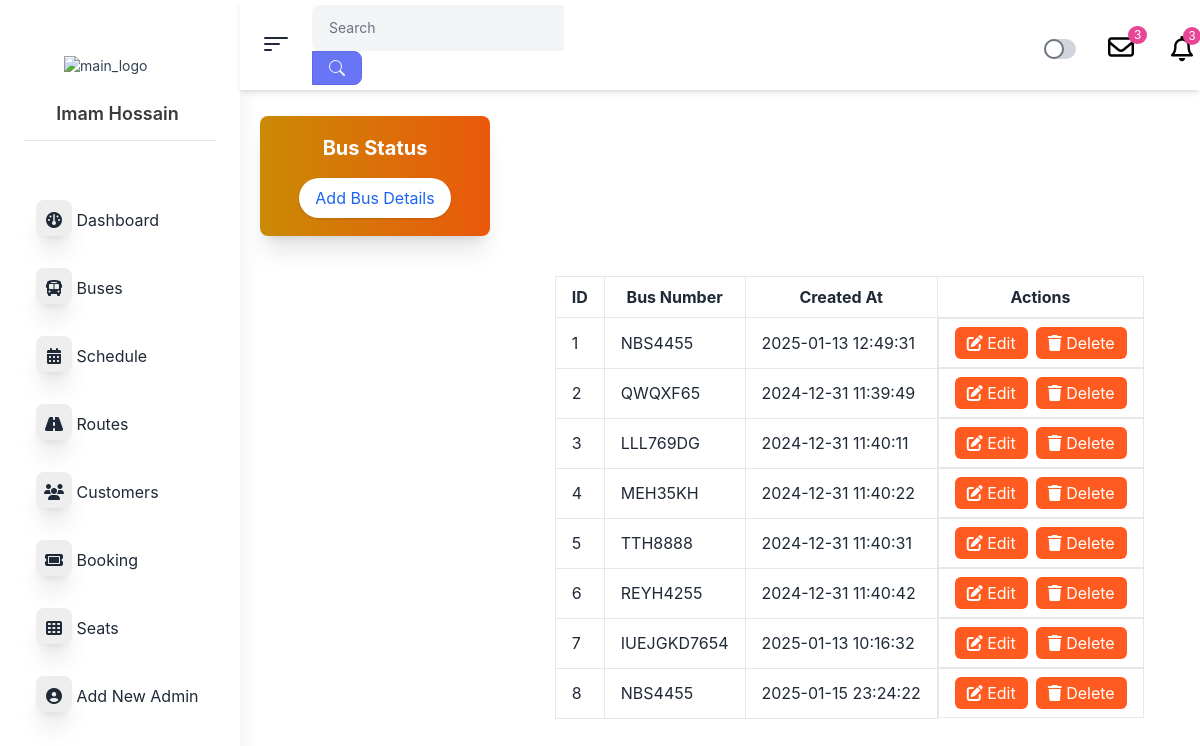
The app's page /AdminPanle/dashboard.php?pages=buses, older data.
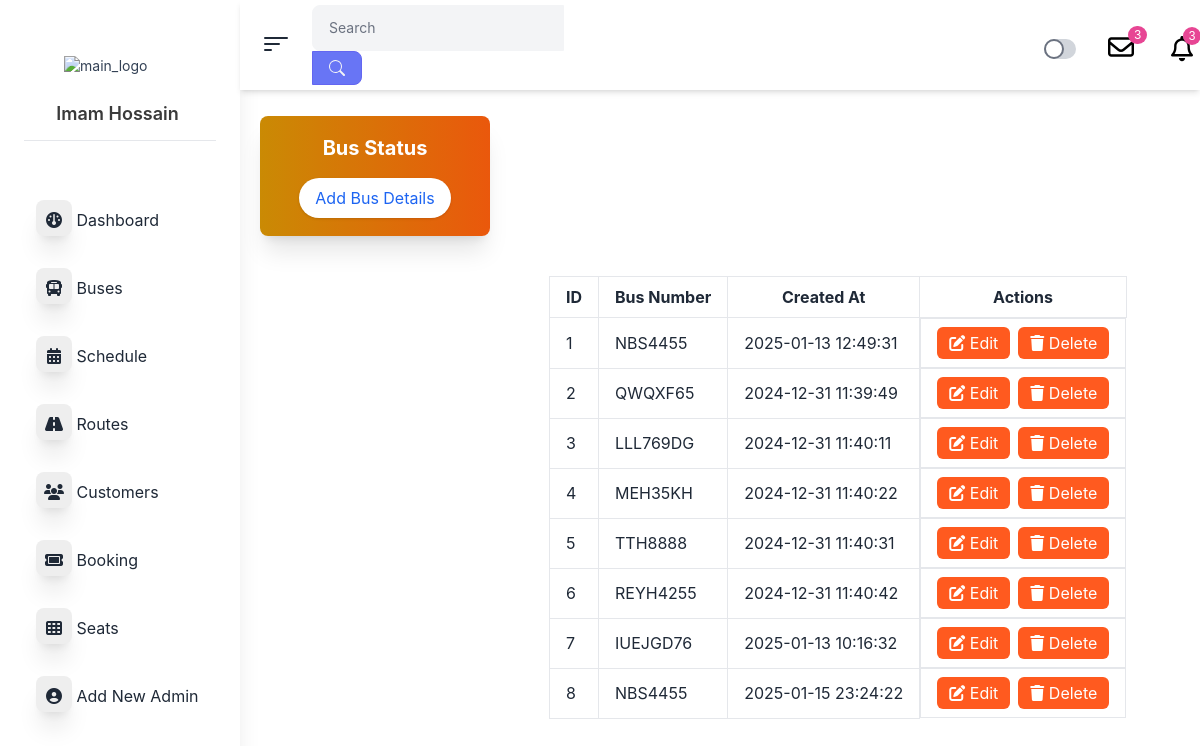
The same page, newer data.
### tables this page shows
CREATE TABLE `buses` (
  `id` int(100) NOT NULL,
  `bus_no` varchar(255) DEFAULT NULL,
  `bus_type` enum('AC','Non-Ac','Sleeper') NOT NULL,
  `bus_create` datetime NOT NULL DEFAULT current_timestamp(),
  `total_seats` int(50) NOT NULL
);

### AdminPanle/pages/buses.php (the view, shortened to what this page needs)
<?php
$conn = mysqli_connect("localhost","root","","shohoz_bus");
$sql = "SELECT * FROM buses";
$result = $conn->query($sql);
?>
<!DOCTYPE html>
<html lang="en">
<head>
    <link href="https://cdn.jsdelivr.net/npm/daisyui@4.12.14/dist/full.min.css" rel="stylesheet" type="text/css" />
    <link href="https://cdn.jsdelivr.net/npm/flowbite@2.5.2/dist/flowbite.min.css" rel="stylesheet" />
    <script src="https://cdn.tailwindcss.com"></script>
</head>
<body>
<section id="content" class="w-full">
    <div class="">
        <div class="bg-gradient-to-r from-yellow-600 to-orange-600 w-[230px] h-[120px] shadow-xl rounded-lg flex flex-col items-center justify-center p-4 text-white">
            <h2 class="text-xl font-bold mb-2">Bus Status</h2>
            <button id="openModalBtn" class="mt-2 px-4 py-2 bg-white text-blue-600 rounded-full shadow hover:bg-gray-100">
                Add Bus Details
            </button>
        </div>
        <div class="overflow-x-auto mt-10 ml-[50%] w-full mb-6">
            <table class="min-w-full table-auto border-collapse">
                <thead>
                    <tr>
                        <th class="px-4 py-2 border">ID</th>
                        <th class="px-4 py-2 border">Bus Number</th>
                        <th class="px-4 py-2 border">Created At</th>
                        <th class="px-4 py-2 border">Actions</th>
                    </tr>
                </thead>
                <tbody>
                <?php
                    if ($result->num_rows > 0) {
                        $count = 1;
                        while ($row = $result->fetch_assoc()) {
                            echo "
                                <tr>
                                    <td class='px-4 py-2 border'>{$count}</td>
                                    <td class='px-4 py-2 border'>{$row['bus_no']}</td>
                                    <td class='px-4 py-2 border'>{$row['bus_create']}</td>
                                    <td class='px-4 flex gap-2 py-2 border text-center'>
                                        <a href='#'
                                        class='text-white rounded-md px-3 py-1 bg-orange-500 edit-button'
                                        data-id='{$row['id']}'
                                        data-bus-no='{$row['bus_no']}'>
                                        <i class='fas fa-edit'></i> Edit
                                        </a>
                                        <a href='dashboard.php?pages=buses&deleteId={$row['id']}' data-tip='Delete Routes'
                                        class='text-white rounded-md px-3 py-1 bg-orange-500'
                                        onclick='return confirm(\"Are you sure you want to delete this bus?\");'>
                                        <i class='fas fa-trash'></i> Delete
                                        </a>
                                    </td>
                                </tr>
                            ";
                            $count++;
                        }
                    } else {
                        echo "<tr><td colspan='4' class='text-center py-4'>No Bus Available</td></tr>";
                    }
                    ?>
                </tbody>
            </table>
        </div>
    </div>
</section>
</body>
</html>

Row changes from the older to the newer data that the page shows:
changed buses: bus_no "IUEJGKD7654" → "IUEJGD76"
